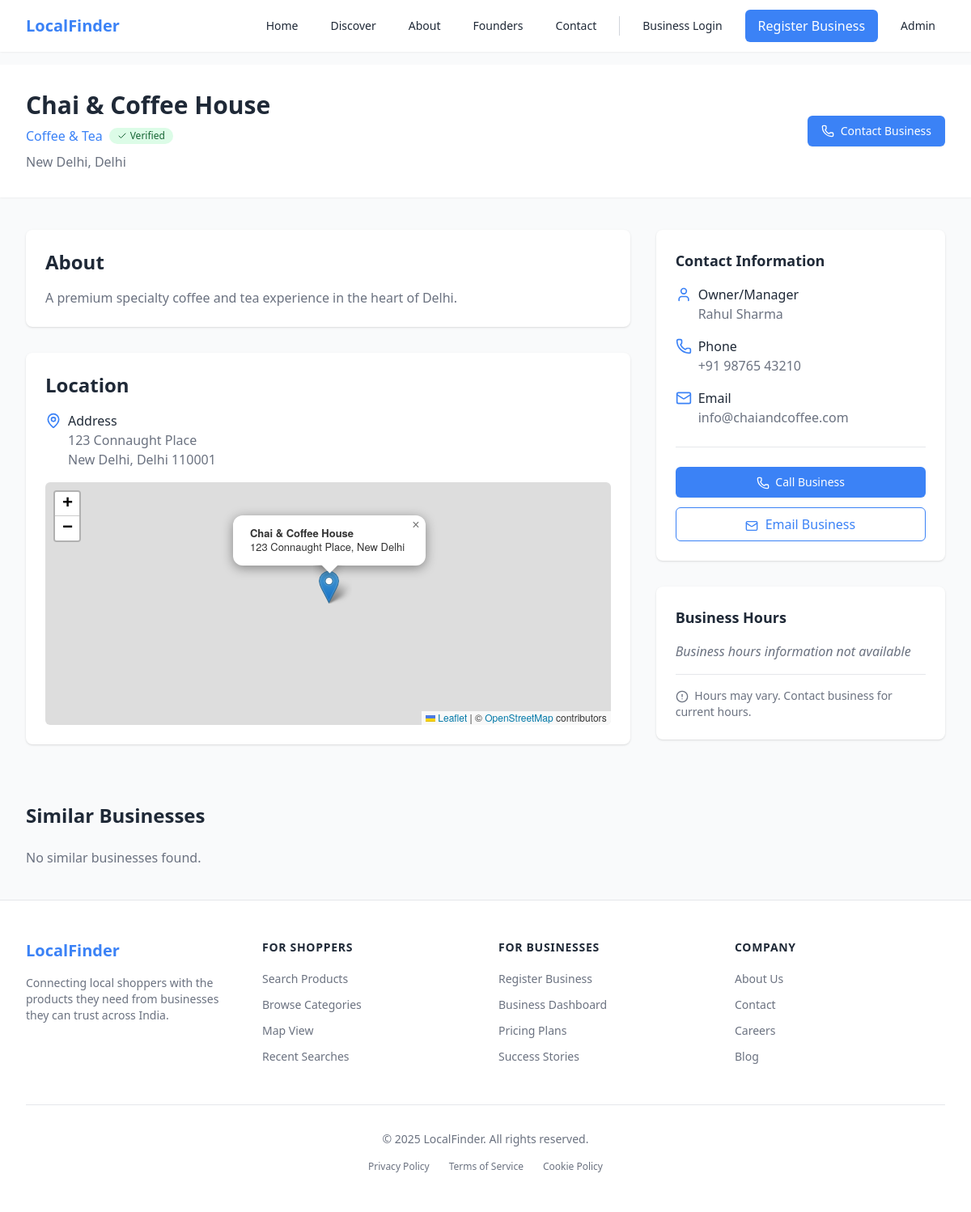
Page /business-detail.php?id=1 on the committed database.
### tables this page shows
CREATE TABLE `businesses` (
  `id` int(11) NOT NULL AUTO_INCREMENT,
  `business_name` varchar(100) NOT NULL,
  `category` varchar(50) NOT NULL,
  `description` text,
  `address` varchar(200) NOT NULL,
  `city` varchar(50) NOT NULL,
  `state` varchar(50) NOT NULL,
  `postal_code` varchar(20) DEFAULT NULL,
  `phone` varchar(20) NOT NULL,
  `email` varchar(100) NOT NULL,
  `password` varchar(255) NOT NULL,
  `owner_name` varchar(100) DEFAULT NULL,
  `status` enum('pending','approved','rejected') DEFAULT 'pending',
  `created_at` timestamp NOT NULL DEFAULT CURRENT_TIMESTAMP,
  PRIMARY KEY (`id`),
  UNIQUE KEY `email` (`email`)
);

### business-detail.php (the view, shortened to what this page needs)
<?php
$host = "localhost";
$username = "root";
$password = "";
$database = "localfinder";
$conn = mysqli_connect($host, $username, $password, $database);
if (isset($_GET['id']) && !empty($_GET['id'])) {
    $business_id = mysqli_real_escape_string($conn, $_GET['id']);
    $query = "SELECT * FROM businesses WHERE id = $business_id AND status = 'approved'";
    $result = mysqli_query($conn, $query);
    if (mysqli_num_rows($result) == 1) {
        $business = mysqli_fetch_assoc($result);
    } else {
        header("Location: discover.php");
        exit();
    }
} else {
    header("Location: discover.php");
    exit();
}
?>
<!DOCTYPE html>
<html lang="en">
<head>
    <script src="https://cdn.tailwindcss.com"></script>
    <link href="https://unpkg.com/lucide-icons/dist/umd/lucide.css" rel="stylesheet">
    <link rel="stylesheet" href="https://unpkg.com/leaflet@1.9.4/dist/leaflet.css"
/>
</head>
<body class="bg-gray-50 min-h-screen flex flex-col">
    <?php include 'header.php'; ?>
    <main class="flex-grow pt-20">
        <div class="bg-white shadow-sm">
            <div class="max-w-7xl mx-auto px-4 sm:px-6 lg:px-8 py-8">
                <div class="flex flex-col md:flex-row md:justify-between md:items-center">
                    <div>
                        <h1 class="text-3xl font-bold text-finder-dark mb-2"><?php echo htmlspecialchars($business['business_name']); ?></h1>
                        <div class="flex items-center mb-2">
                            <span class="text-finder-blue mr-2"><?php echo htmlspecialchars($business['category']); ?></span>
                            <span class="inline-flex items-center px-2.5 py-0.5 rounded-full text-xs font-medium bg-green-100 text-green-800">
                                <i data-lucide="check" class="w-3 h-3 mr-1"></i>
                                Verified
                            </span>
                        </div>
                        <p class="text-finder-gray"><?php echo htmlspecialchars($business['city']); ?>, <?php echo htmlspecialchars($business['state']); ?></p>
                    </div>
                    <div class="mt-4 md:mt-0">
                        <a href="tel:<?php echo htmlspecialchars($business['phone']); ?>" class="inline-flex items-center px-4 py-2 border border-transparent rounded-md shadow-sm text-sm font-medium text-white bg-finder-blue hover:bg-finder-lightBlue focus:outline-none focus:ring-2 focus:ring-offset-2 focus:ring-finder-blue">
                            <i data-lucide="phone" class="w-4 h-4 mr-2"></i>
                            Contact Business
                        </a>
                    </div>
                </div>
            </div>
        </div>
        <div class="max-w-7xl mx-auto px-4 sm:px-6 lg:px-8 py-10">
            <div class="grid grid-cols-1 md:grid-cols-3 gap-8">
                <div class="md:col-span-2">
                    <div class="bg-white shadow rounded-lg p-6 mb-8">
                        <h2 class="text-2xl font-bold text-finder-dark mb-4">About</h2>
                        <p class="text-finder-gray">
                            <?php echo !empty($business['description']) ? nl2br(htmlspecialchars($business['description'])) : 'No description available.'; ?>
                        </p>
                    </div>
                    <div class="bg-white shadow rounded-lg p-6 mb-8">
                        <h2 class="text-2xl font-bold text-finder-dark mb-4">Location</h2>
                        <div class="mb-4">
                            <div class="flex items-start">
                                <i data-lucide="map-pin" class="w-5 h-5 mr-2 mt-0.5 text-finder-blue"></i>
                                <div>
                                    <h3 class="font-medium text-finder-dark">Address</h3>
                                    <p class="text-finder-gray">
                                        <?php echo htmlspecialchars($business['address']); ?><br>
                                        <?php echo htmlspecialchars($business['city']); ?>, <?php echo htmlspecialchars($business['state']); ?> <?php echo htmlspecialchars($business['postal_code']); ?>
                                    </p>
                                </div>
                            </div>
                        </div>
                        <div id="map" class="w-full h-64 rounded-md"></div>
                    </div>
                </div>
                <div>
                    <div class="bg-white shadow rounded-lg p-6 mb-8">
                        <h2 class="text-lg font-bold text-finder-dark mb-4">Contact Information</h2>
                        <div class="space-y-4">
                            <?php if (!empty($business['owner_name'])): ?>
                                <div class="flex items-start">
                                    <i data-lucide="user" class="w-5 h-5 mr-2 mt-0.5 text-finder-blue"></i>
                                    <div>
                                        <h3 class="font-medium text-finder-dark">Owner/Manager</h3>
                                        <p class="text-finder-gray"><?php echo htmlspecialchars($business['owner_name']); ?></p>
                                    </div>
                                </div>
                            <?php endif; ?>
                            <div class="flex items-start">
                                <i data-lucide="phone" class="w-5 h-5 mr-2 mt-0.5 text-finder-blue"></i>
                                <div>
                                    <h3 class="font-medium text-finder-dark">Phone</h3>
                                    <p class="text-finder-gray"><?php echo htmlspecialchars($business['phone']); ?></p>
                                </div>
                            </div>
                            <div class="flex items-start">
                                <i data-lucide="mail" class="w-5 h-5 mr-2 mt-0.5 text-finder-blue"></i>
                                <div>
                                    <h3 class="font-medium text-finder-dark">Email</h3>
                                    <p class="text-finder-gray"><?php echo htmlspecialchars($business['email']); ?></p>
                                </div>
                            </div>
                        </div>
                        <div class="mt-6 pt-6 border-t border-gray-200">
                            <a href="tel:<?php echo htmlspecialchars($business['phone']); ?>" class="block w-full text-center px-4 py-2 border border-transparent rounded-md shadow-sm text-sm font-medium text-white bg-finder-blue hover:bg-finder-lightBlue focus:outline-none focus:ring-2 focus:ring-offset-2 focus:ring-finder-blue">
                                <i data-lucide="phone" class="w-4 h-4 inline-block mr-1"></i>
                                Call Business
                            </a>
                            <a href="mailto:<?php echo htmlspecialchars($business['email']); ?>" class="block w-full text-center mt-3 px-4 py-2 border border-finder-blue rounded-md text-finder-blue hover:bg-gray-50 focus:outline-none focus:ring-2 focus:ring-offset-2 focus:ring-finder-blue">
                                <i data-lucide="mail" class="w-4 h-4 inline-block mr-1"></i>
                                Email Business
                            </a>
                        </div>
                    </div>
                    <div class="bg-white shadow rounded-lg p-6">
                        <h2 class="text-lg font-bold text-finder-dark mb-4">Business Hours</h2>
                        <p class="text-finder-gray italic mb-4">Business hours information not available</p>
                        <div class="mt-4 pt-4 border-t border-gray-200">
                            <p class="text-sm text-finder-gray">
                                <i data-lucide="alert-circle" class="w-4 h-4 inline-block mr-1"></i>
                                Hours may vary. Contact business for current hours.
                            </p>
                        </div>
                    </div>
                </div>
            </div>
            <div class="mt-10">
                <h2 class="text-2xl font-bold text-finder-dark mb-6">Similar Businesses</h2>
                <?php
                $similar_query = "SELECT * FROM businesses
                                  WHERE category = '{$business['category']}'
                                  AND id != {$business['id']}
                                  AND status = 'approved'
                                  LIMIT 3";
                $similar_result = mysqli_query($conn, $similar_query);
                if (mysqli_num_rows($similar_result) > 0):
                ?>
                    <div class="grid grid-cols-1 md:grid-cols-3 gap-6">
                        <?php while ($similar = mysqli_fetch_assoc($similar_result)): ?>
                            <div class="bg-white rounded-lg shadow-md overflow-hidden hover:shadow-lg transition-shadow duration-300">
                                <div class="p-6">
                                    <h3 class="text-lg font-semibold text-finder-dark mb-1"><?php echo htmlspecialchars($similar['business_name']); ?></h3>
                                    <p class="text-finder-blue mb-2"><?php echo htmlspecialchars($similar['category']); ?></p>
                                    <p class="text-finder-gray text-sm mb-4 line-clamp-2">
                                        <?php
                                        echo !empty($similar['description'])
                                             ? htmlspecialchars(substr($similar['description'], 0, 100)) . (strlen($similar['description']) > 100 ? '...' : '')
                                             : 'No description available';
                                        ?>
                                    </p>
                                    <div class="space-y-2 text-sm text-finder-gray mb-4">
                                        <div class="flex items-center">
                                            <i data-lucide="map-pin" class="w-4 h-4 mr-2 flex-shrink-0"></i>
                                            <span><?php echo htmlspecialchars($similar['city']); ?>, <?php echo htmlspecialchars($similar['state']); ?></span>
                                        </div>
                                    </div>
                                    <a href="business-detail.php?id=<?php echo $similar['id']; ?>" class="block w-full text-center px-4 py-2 border border-finder-blue rounded-md text-finder-blue hover:bg-finder-blue hover:text-white transition-colors duration-300">
                                        View Details
                                    </a>
                                </div>
                            </div>
                        <?php endwhile; ?>
                    </div>
                <?php else: ?>
                    <p class="text-finder-gray">No similar businesses found.</p>
                <?php endif; ?>
            </div>
        </div>
    </main>
    <?php include 'footer.php'; ?>
</body>
</html>

### business-detail.php (style rules this page uses)
#map { height: 300px; width: 100%; }

### rows in the picture
businesses: business_name "Chai & Coffee House", category "Coffee & Tea", city "New Delhi", state "Delhi", description "A premium specialty coffee and tea experience in the heart of Delhi.", address "123 Connaught Place", postal_code "110001", owner_name "Rahul Sharma", phone "+91 98765 43210", email "info@chaiandcoffee.com"
